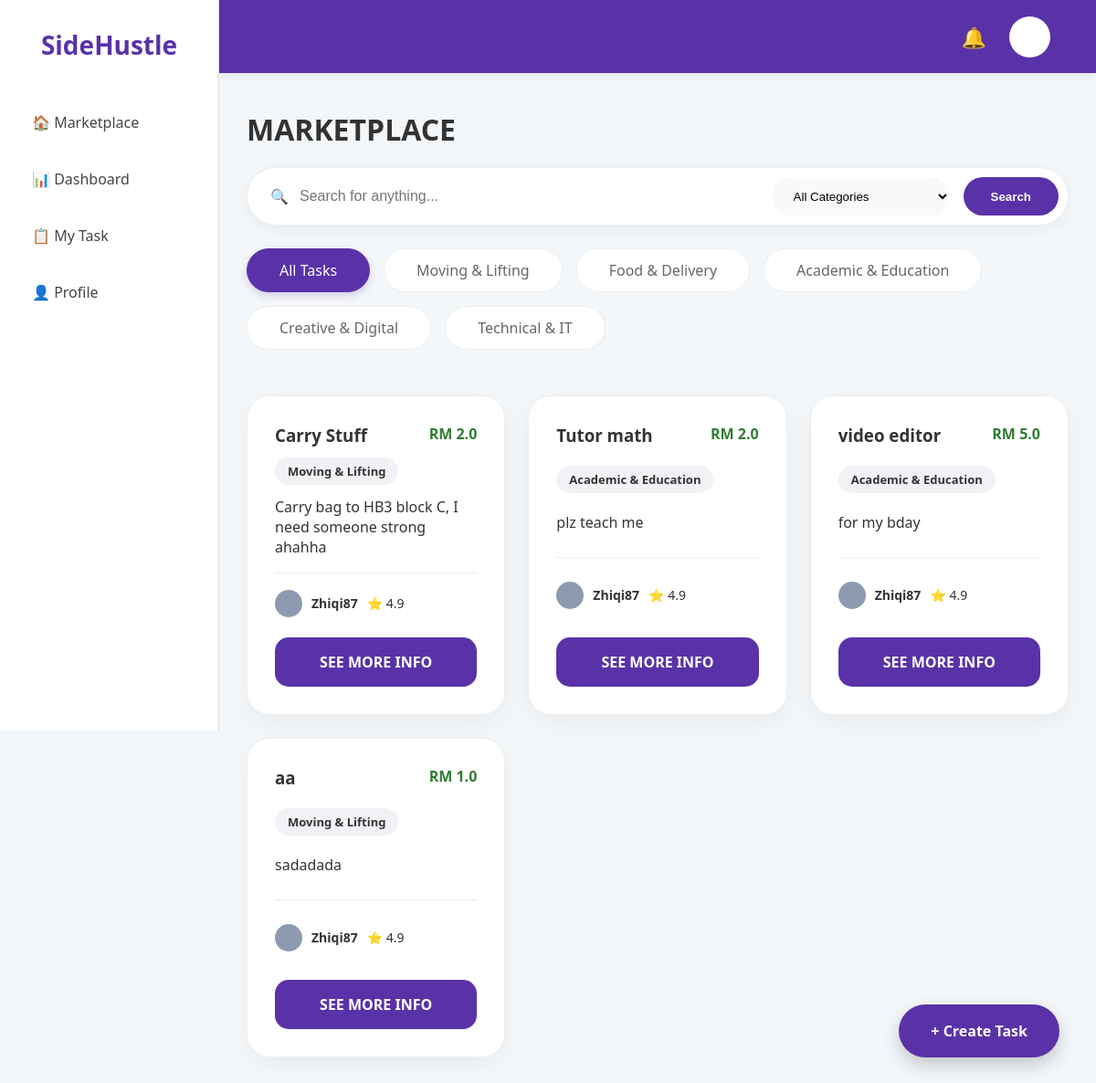
/marketplace, run on an earlier commit of the app's database.
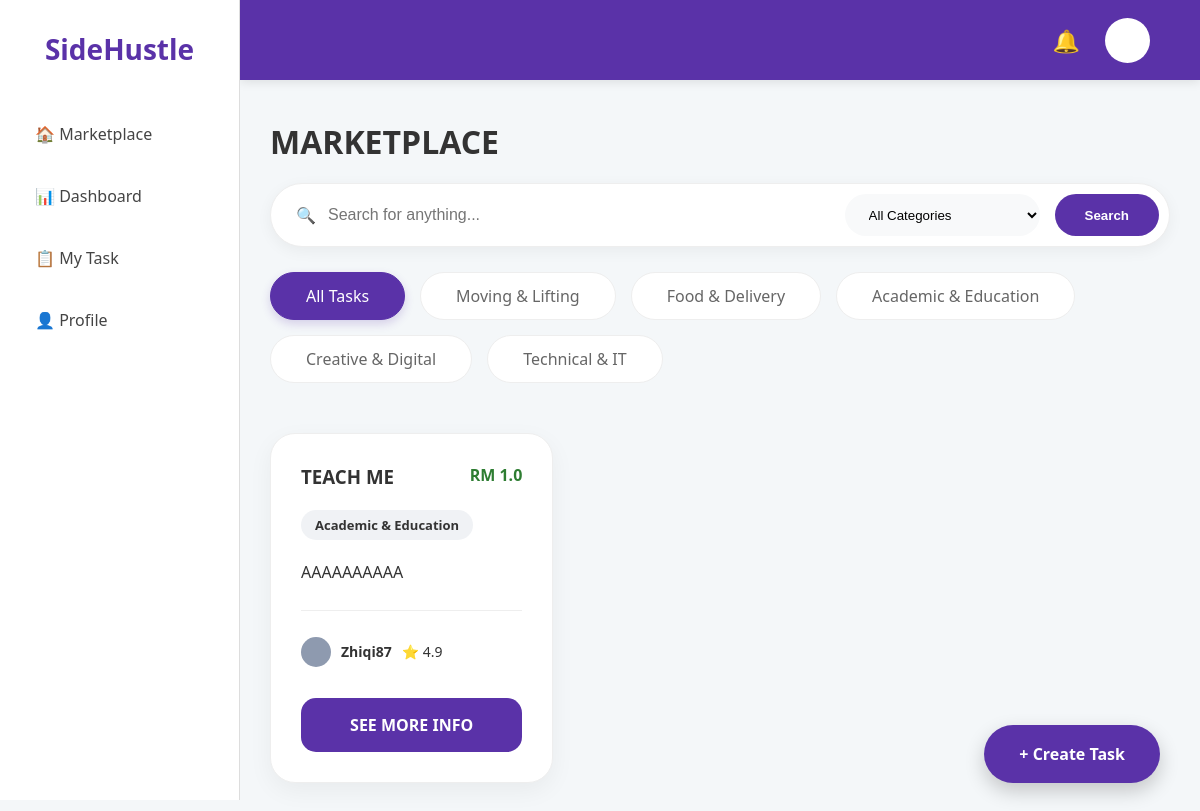
And on a later commit of the database.
### app.py (models this page shows, shortened)
class Task(db.Model):
    id = db.Column(db.Integer, primary_key=True)
    title = db.Column(db.String(100), nullable=False)
    price = db.Column(db.Float, nullable=False)
    description = db.Column(db.Text, nullable=False)
    category = db.Column(db.String(50), nullable=False)
    status = db.Column(db.String(20), default='Available')
    user = db.Column(db.String(50), default='Ali')
    rating = db.Column(db.Float, default=4.9)
    urgent = db.Column(db.Boolean, default=False)
    deadline = db.Column(db.String(50))
    capacity = db.Column(db.Integer, default=1)
    tasker = db.Column(db.String(50)) # Stores the username of the person hired
    progress = db.Column(db.Integer, default=0) # Stores 0, 25, 50, 75, or 100

### app.py (the view)
@app.route('/marketplace')
def marketplace():
    query = request.args.get('q')
    category = request.args.get('cat')
    tasks_filter = Task.query
    if query:
        tasks_filter = tasks_filter.filter((Task.title.contains(query)) | (Task.description.contains(query)))
    if category:
        tasks_filter = tasks_filter.filter(Task.category == category)
    all_tasks = tasks_filter.all()
    current_user = None
    if 'user_id' in session:
        current_user = User.query.get(session['user_id'])
    return render_template('marketplace.html', tasks=all_tasks, user=current_user)

### app.py (called while the page is built, shortened)
@app.context_processor
def inject_notifications():
    return dict(notifications=[])

### templates/marketplace.html (shortened to what this page needs)
<!DOCTYPE html>
<html>
<head>
    <link rel="stylesheet" href="{{ url_for('static', filename='style.css') }}">
</head>
<body>
    {% extends "base.html" %}
    {% block content %}
            <h1 style="text-align: left; margin-bottom: 20px;">MARKETPLACE</h1>
            <div class="search-container">
                <form action="{{ url_for('marketplace') }}" method="GET" class="search-form">
                    <div class="search-input-wrapper">
                        <span class="search-icon">🔍</span>
                        <input type="text" name="q" placeholder="Search for anything..." value="{{ request.args.get('q', '') }}">
                    </div>
                    <select name="cat" class="nav-select">
                        <option value="">All Categories</option>
                    </select>
                    <button type="submit" class="btn-search">Search</button>
                </form>
                <div class="category-chips">
                    <a href="{{ url_for('marketplace') }}" class="chip {% if not request.args.get('cat') %}active{% endif %}">All Tasks</a>
                    <a href="{{ url_for('marketplace', cat='Moving & Lifting') }}" class="chip {% if request.args.get('cat') == 'Moving & Lifting' %}active{% endif %}">Moving & Lifting</a>
                    <a href="{{ url_for('marketplace', cat='Food & Delivery') }}" class="chip {% if request.args.get('cat') == 'Food & Delivery' %}active{% endif %}">Food & Delivery</a>
                    <a href="{{ url_for('marketplace', cat='Academic & Education') }}" class="chip {% if request.args.get('cat') == 'Academic & Education' %}active{% endif %}">Academic & Education</a>
                    <a href="{{ url_for('marketplace', cat='Creative & Digital') }}" class="chip {% if request.args.get('cat') == 'Creative & Digital' %}active{% endif %}">Creative & Digital</a>
                    <a href="{{ url_for('marketplace', cat='Technical & IT') }}"
                    class="chip {% if request.args.get('cat') == 'Technical & IT' %}active{% endif %}">
   Technical & IT
</a>
                </div>
            </div>
                <div class="task-grid">
                    {% for task in tasks %}
                    <div class="card">
                        <div style="display: flex; justify-content: space-between;">
                            <h3>{{ task.title }}</h3>
                            <span style="color: #2e7d32; font-weight: bold;">RM {{ task.price }}</span>
                        </div>
                        <div style="margin: 10px 0;">
                            <span class="tag">{{ task.category }}</span>
                        </div>
                        <p>{{ task.description }}</p>
                        <hr style="border: 0; border-top: 1px solid #eee; margin: 15px 0;">
                        <div style="display: flex; align-items: center; gap: 10px; font-size: 14px;">
                            <div style="width: 30px; height: 30px; background: #8e9aaf; border-radius: 50%;"></div>
                            <span><strong>{{ task.user }}</strong></span> <span>⭐ {{ task.rating }}</span>
                        </div>
                        <a href="{{ url_for('task_detail', task_id=task.id) }}" class="btn-primary">SEE MORE INFO</a>
                    </div>
                    {% endfor %}
                </div>
            </div>
            <a href="{{ url_for('post_task') }}" class="fab">+ Create Task</a>
        {% endblock %}

### templates/base.html (shortened to what this page needs)
<!DOCTYPE html>
<html>
<head>
    <link rel="stylesheet" href="{{ url_for('static', filename='style.css') }}">
</head>
<body>
    <div class="main-layout">
        <div class="sidebar">
            <div class="sidebar-top">
                <h2>SideHustle</h2>
                <div class="sidebar-menu">
                    <a href="{{ url_for('marketplace') }}">🏠 Marketplace</a>
                    <a href="{{ url_for('dashboard') }}">📊 Dashboard</a>
                    <a href="{{ url_for('my_task') }}">📋 My Task</a>
                    <a href="#">👤 Profile</a>
                </div>
            </div>
        </div>
        <div class="top-nav">
            <div class="nav-icons">
                <div class="notification-container" style="position: relative;">
                    <span id="bell-icon" style="cursor: pointer; font-size: 22px;">🔔</span>
                </div>
                <div class="profile-circle"></div>
            </div>
        </div>
        <div class="content">
            {% block content %}{% endblock %}
        </div>
</body>
</html>

### static/style.css (style rules this page uses)
* { box-sizing: border-box; margin: 0; padding: 0; }
body { font-family: 'Segoe UI', Roboto, Helvetica, Arial, sans-serif; background-color: #f4f7f9; color: #333; overflow-x: hidden; }
.main-layout { display: flex; }
.sidebar { width: 240px; height: 100vh; background: white; border-right: 1px solid #ddd; position: fixed; top: 0; left: 0; display: flex; flex-direction: column; justify-content: space-between; padding: 30px 20px; z-index: 3000; }
.sidebar h2 { color: #5a32a8; font-size: 28px; margin-bottom: 40px; text-align: center; }
.sidebar-menu a { display: block; padding: 15px; text-decoration: none; color: #444; font-weight: 500; border-radius: 12px; margin-bottom: 10px; transition: 0.3s; }
.top-nav { position: fixed; top: 0; left: 240px; right: 0; height: 80px; background-color: #5a32a8; display: flex; justify-content: flex-end; align-items: center; padding: 0 50px; z-index: 2000; box-shadow: 0 2px 10px rgba(0,0,0,0.1); }
.nav-icons { display: flex; align-items: center; gap: 25px; color: white; font-size: 22px; }
.profile-circle { width: 45px; height: 45px; background: white; border-radius: 50%; border: 2px solid rgba(255,255,255,0.3); cursor: pointer; }
.content { margin-left: 240px; margin-top: 80px; padding: 40px 30px; width: calc(100% - 240px); box-sizing: border-box; }
.task-grid { display: grid; grid-template-columns: repeat(3, 1fr); gap: 25px; margin-top: 20px; width: 100%; max-width: 1100px; }
.card { background: white; border-radius: 25px; padding: 30px; border: 1px solid #eee; box-shadow: 0 8px 24px rgba(0,0,0,0.05); display: flex; flex-direction: column; justify-content: space-between; min-height: 350px; }
.tag { display: inline-block; padding: 6px 14px; border-radius: 20px; font-size: 13px; font-weight: bold; background: #f0f2f5; margin-right: 8px; }
.btn-primary { display: block; width: 100%; background: #5a32a8; color: white; padding: 16px; text-align: center; border-radius: 15px; text-decoration: none; font-weight: bold; border: none; margin-top: 20px; cursor: pointer; transition: 0.2s; }
.fab { position: fixed; bottom: 40px; right: 40px; background: #5a32a8; color: white; padding: 18px 35px; border-radius: 40px; text-decoration: none; font-weight: bold; box-shadow: 0 8px 20px rgba(0,0,0,0.2); z-index: 4000; }
.search-container { margin: 20px 0 50px 0; display: flex; flex-direction: column; gap: 25px; width: 100%; }
.search-form { display: flex; gap: 15px; background: white; padding: 10px; border-radius: 50px; box-shadow: 0 4px 15px rgba(0,0,0,0.05); border: 1px solid #eee; }
.search-input-wrapper { flex: 1; display: flex; align-items: center; padding-left: 15px; }
.search-form input { width: 100%; border: none; padding: 12px; font-size: 16px; outline: none; }
.btn-search { padding: 0 30px; background: #5a32a8; color: white; border: none; border-radius: 30px; font-weight: bold; cursor: pointer; transition: 0.2s; }
.nav-select { border: none; background: #f8f9fa; padding: 0 20px; border-radius: 30px; font-weight: 500; cursor: pointer; outline: none; }
.category-chips { display: flex; gap: 15px; flex-wrap: wrap; }
.chip { text-decoration: none; padding: 12px 35px; border-radius: 50px; background-color: white; color: #666; font-weight: 500; border: 1.5px solid #eee; transition: all 0.3s ease; white-space: nowrap; }
.chip.active { background-color: #5a32a8; color: white; border-color: #5a32a8; box-shadow: 0 4px 10px rgba(90, 50, 168, 0.2); }

What changed in the data, as far as the page shows it:
removed Task: title "Tutor math", price "2.0", category "Academic & Education", description "plz teach me", user "Zhiqi87", rating "4.9"
removed Task: title "video editor", price "5.0", category "Academic & Education", description "for my bday", user "Zhiqi87", rating "4.9"
removed Task: title "aa", price "1.0", category "Moving & Lifting", description "sadadada", user "Zhiqi87", rating "4.9"
changed Task "Zhiqi87": title "Carry Stuff" → "TEACH ME"; price "2.0" → "1.0"; category "Moving & Lifting" → "Academic & Education"; description "Carry bag to HB3 block C, I need someone strong ahahha" → "AAAAAAAAAA"
